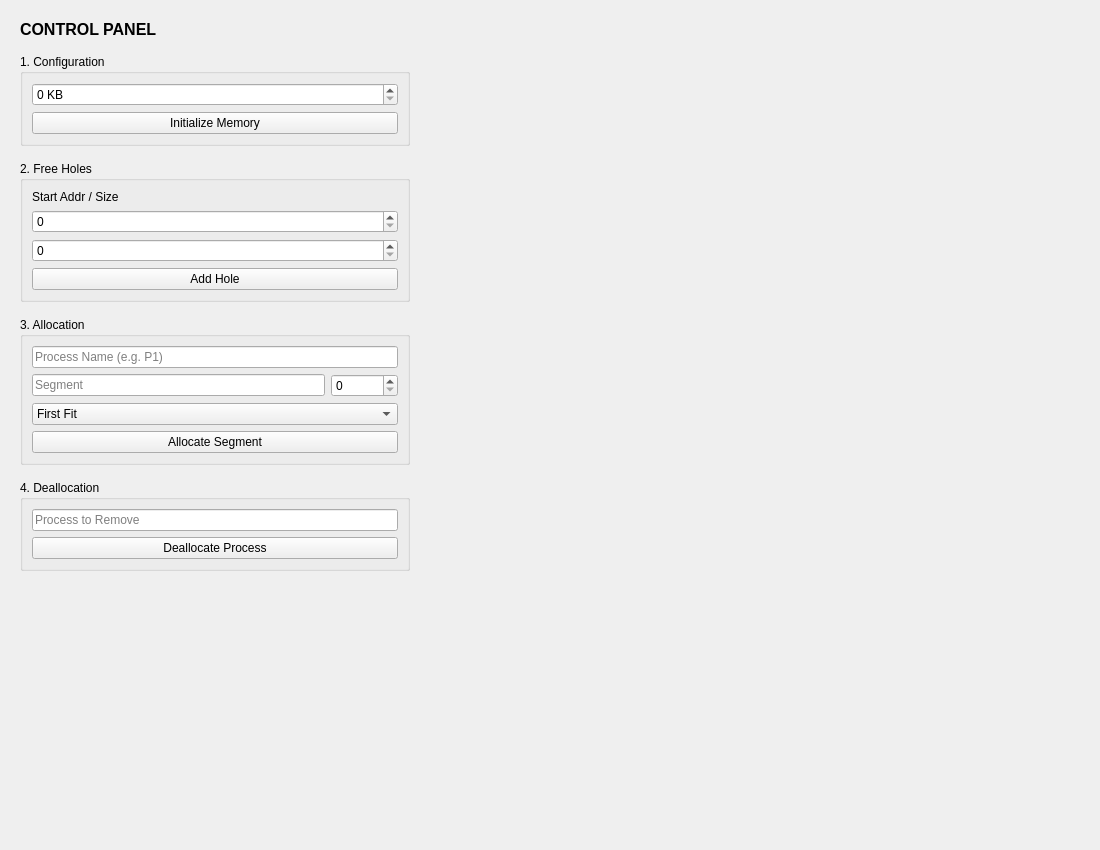
<?xml version="1.0" encoding="UTF-8"?>
<ui version="4.0">
 <class>MainWindow</class>
 <widget class="QMainWindow" name="MainWindow">
  <property name="geometry">
   <rect>
    <x>0</x>
    <y>0</y>
    <width>1100</width>
    <height>850</height>
   </rect>
  </property>
  <property name="windowTitle">
   <string>OS Memory Allocation Simulator</string>
  </property>
  <widget class="QWidget" name="centralwidget">
   <layout class="QHBoxLayout" name="horizontalLayout">
    <property name="spacing">
     <number>20</number>
    </property>
    <property name="leftMargin">
     <number>20</number>
    </property>
    <property name="topMargin">
     <number>20</number>
    </property>
    <property name="rightMargin">
     <number>20</number>
    </property>
    <property name="bottomMargin">
     <number>20</number>
    </property>
    <item>
     <layout class="QVBoxLayout" name="sidePanel">
      <property name="spacing">
       <number>15</number>
      </property>
      <item>
       <widget class="QLabel" name="header">
        <property name="font">
         <font>
          <pointsize>12</pointsize>
          <bold>true</bold>
         </font>
        </property>
        <property name="text">
         <string>CONTROL PANEL</string>
        </property>
       </widget>
      </item>
      <item>
       <widget class="QGroupBox" name="groupInit">
        <property name="title">
         <string>1. Configuration</string>
        </property>
        <layout class="QVBoxLayout">
         <item>
          <widget class="QSpinBox" name="inputTotalSize">
           <property name="maximum">
            <number>999999</number>
           </property>
           <property name="suffix">
            <string> KB</string>
           </property>
          </widget>
         </item>
         <item>
          <widget class="QPushButton" name="btnSetTotalSize">
           <property name="text">
            <string>Initialize Memory</string>
           </property>
          </widget>
         </item>
        </layout>
       </widget>
      </item>
      <item>
       <widget class="QGroupBox" name="groupHole">
        <property name="title">
         <string>2. Free Holes</string>
        </property>
        <layout class="QVBoxLayout">
         <item>
          <widget class="QLabel" name="lblHole">
           <property name="text">
            <string>Start Addr / Size</string>
           </property>
          </widget>
         </item>
         <item>
          <widget class="QSpinBox" name="inputHoleAddr">
           <property name="maximum">
            <number>999999</number>
           </property>
          </widget>
         </item>
         <item>
          <widget class="QSpinBox" name="inputHoleSize">
           <property name="maximum">
            <number>999999</number>
           </property>
          </widget>
         </item>
         <item>
          <widget class="QPushButton" name="btnAddHole">
           <property name="text">
            <string>Add Hole</string>
           </property>
          </widget>
         </item>
        </layout>
       </widget>
      </item>
      <item>
       <widget class="QGroupBox" name="groupAlloc">
        <property name="title">
         <string>3. Allocation</string>
        </property>
        <layout class="QVBoxLayout">
         <item>
          <widget class="QLineEdit" name="inputProcName">
           <property name="placeholderText">
            <string>Process Name (e.g. P1)</string>
           </property>
          </widget>
         </item>
         <item>
          <layout class="QHBoxLayout">
           <item>
            <widget class="QLineEdit" name="inputSegName">
             <property name="placeholderText">
              <string>Segment</string>
             </property>
            </widget>
           </item>
           <item>
            <widget class="QSpinBox" name="inputSegSize">
             <property name="maximum">
              <number>999999</number>
             </property>
            </widget>
           </item>
          </layout>
         </item>
         <item>
          <widget class="QComboBox" name="algorithmCombo">
           <item>
            <property name="text">
             <string>First Fit</string>
            </property>
           </item>
           <item>
            <property name="text">
             <string>Best Fit</string>
            </property>
           </item>
          </widget>
         </item>
         <item>
          <widget class="QPushButton" name="btnAllocate">
           <property name="text">
            <string>Allocate Segment</string>
           </property>
          </widget>
         </item>
        </layout>
       </widget>
      </item>
      <item>
       <widget class="QGroupBox" name="groupDealloc">
        <property name="title">
         <string>4. Deallocation</string>
        </property>
        <layout class="QVBoxLayout">
         <item>
          <widget class="QLineEdit" name="inputDeallocateName">
           <property name="placeholderText">
            <string>Process to Remove</string>
           </property>
          </widget>
         </item>
         <item>
          <widget class="QPushButton" name="btnDeallocate">
           <property name="text">
            <string>Deallocate Process</string>
           </property>
          </widget>
         </item>
        </layout>
       </widget>
      </item>
      <item>
       <spacer name="vSpacer">
        <property name="orientation">
         <enum>Qt::Vertical</enum>
        </property>
        <property name="sizeHint" stdset="0">
         <size>
          <width>20</width>
          <height>40</height>
         </size>
        </property>
       </spacer>
      </item>
     </layout>
    </item>
    <item>
     <widget class="MemoryCanvas" name="memoryCanvasWidget" native="true">
      <property name="minimumSize">
       <size>
        <width>650</width>
        <height>0</height>
       </size>
      </property>
     </widget>
    </item>
   </layout>
  </widget>
 </widget>
 <customwidgets>
  <customwidget>
   <class>MemoryCanvas</class>
   <extends>QWidget</extends>
   <header>MemoryCanvas.h</header>
   <container>1</container>
  </customwidget>
 </customwidgets>
 <resources/>
 <connections/>
</ui>
